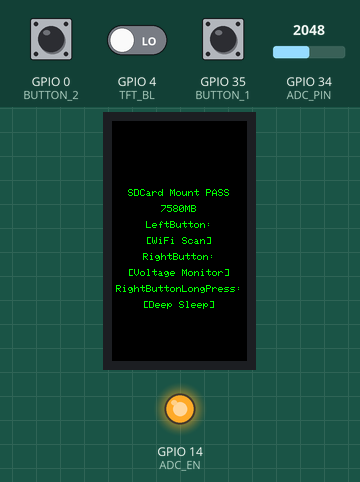
This sketch was run on a simulated ESP32. Parts: 135×240 colour display, output pins drawn as LEDs (lit = HIGH). The inputs (shaded band) are chosen by the test bench; at power-on: GPIO 0 (BUTTON_2) HIGH, GPIO 35 (BUTTON_1) HIGH, GPIO 4 (TFT_BL) LOW, GPIO 34 (ADC_PIN) = 2048. A WiFi scan finds three made-up networks; storage starts empty; what the sketch prints to the serial monitor is not drawn. At 17.2 s the program puts the board to deep sleep or switches it off; the recording ends there.

Above: at 5.6 s.
5.7 s: GPIO 0 (BUTTON_2) pulled LOW for 0.15 s
At 6.5 s:
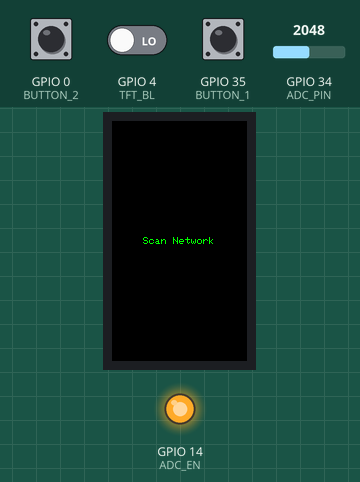
8.8 s: GPIO 35 (BUTTON_1) pulled LOW for 0.15 s
At 10.0 s:
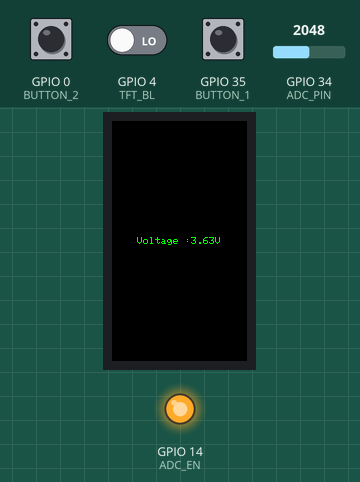
10.4 s: GPIO 0 (BUTTON_2) pulled LOW for 1 s
At 13.1 s:
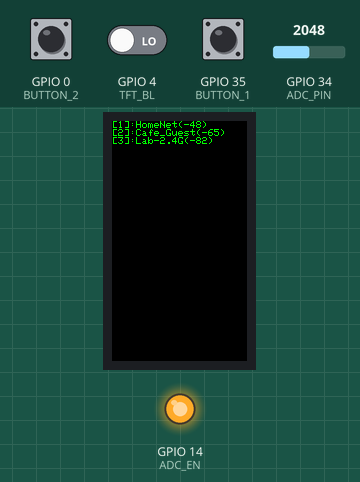
14.1 s: GPIO 35 (BUTTON_1) pulled LOW for 1 s
At 16.2 s:
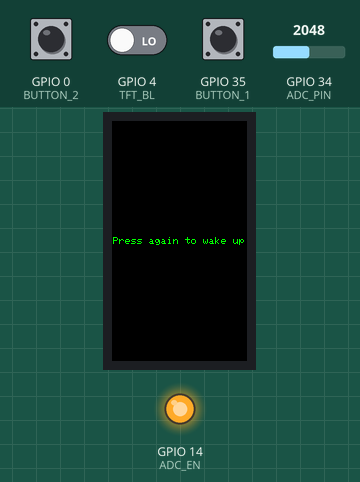
Timing chart, 0 to 17.2 s (numbered marks = the images above; inputs shaded):
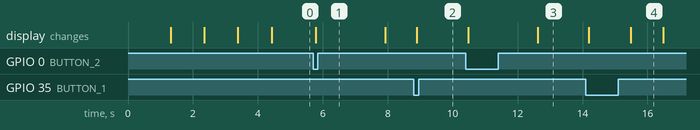

Measured:
- after the input at 5.7 s, the display: changes after 0.08 s (image 1)
- after the input at 8.8 s, the display: changes after 0.09 s (image 2)
- after the input at 10.4 s, the display: first changes after 0.08 s (image 3 shows a later state)
- after the input at 14.1 s, the display: first changes after 0.09 s (image 4 shows a later state)
- what the display in image 4 shows lasts 1.0 s, from 15.5 s to 16.5 s

The sketch:

TFT_display.ino
```cpp
#include <TFT_eSPI.h>
#include <SPI.h>
#include "WiFi.h"
#include <Wire.h>
#include "Button2.h"
#include <esp_adc_cal.h>
#include "bmp.h"

#include "driver/rtc_io.h"


// TFT Pins has been set in the TFT_eSPI library in the User Setup file TTGO_T_Display.h
 #define TFT_MOSI            19
 #define TFT_SCLK            18
 #define TFT_CS              5
 #define TFT_DC              16
 #define TFT_RST             23
 #define TFT_BL              4   // Display backlight control pin


#define ADC_EN              14  //ADC_EN is the ADC detection enable port
#define ADC_PIN             34
#define BUTTON_1            35
#define BUTTON_2            0

TFT_eSPI tft = TFT_eSPI(135, 240); // Invoke custom library
Button2 btn1(BUTTON_1);
Button2 btn2(BUTTON_2);

char buff[512];
int vref = 1100;
int btnCick = false;

#define ENABLE_SPI_SDCARD

//Uncomment will use SDCard, this is just a demonstration,
//how to use the second SPI
#ifdef ENABLE_SPI_SDCARD

#include "FS.h"
#include "SD.h"

SPIClass SDSPI(HSPI);

#define MY_CS       33
#define MY_SCLK     25
#define MY_MISO     27
#define MY_MOSI     26

void setupSDCard()
{
    SDSPI.begin(MY_SCLK, MY_MISO, MY_MOSI, MY_CS);
    //Assuming use of SPI SD card
    if (!SD.begin(MY_CS, SDSPI)) {
        Serial.println("Card Mount Failed");
        tft.setTextColor(TFT_RED);
        tft.drawString("SDCard Mount FAIL", tft.width() / 2, tft.height() / 2 - 32);
        tft.setTextColor(TFT_GREEN);
    } else {
        tft.setTextColor(TFT_GREEN);
        Serial.println("SDCard Mount PASS");
        tft.drawString("SDCard Mount PASS", tft.width() / 2, tft.height() / 2 - 48);
        String size = String((uint32_t)(SD.cardSize() / 1024 / 1024)) + "MB";
        tft.drawString(size, tft.width() / 2, tft.height() / 2 - 32);
    }
}
#else
#define setupSDCard()
#endif


void wifi_scan();

//! Long time delay, it is recommended to use shallow sleep, which can effectively reduce the current consumption
void espDelay(int ms)
{
    esp_sleep_enable_timer_wakeup(ms * 1000);
    esp_sleep_pd_config(ESP_PD_DOMAIN_RTC_PERIPH, ESP_PD_OPTION_ON);
    esp_light_sleep_start();
}

void showVoltage()
{
    static uint64_t timeStamp = 0;
    if (millis() - timeStamp > 1000) {
        timeStamp = millis();
        uint16_t v = analogRead(ADC_PIN);
        float battery_voltage = ((float)v / 4095.0) * 2.0 * 3.3 * (vref / 1000.0);
        String voltage = "Voltage :" + String(battery_voltage) + "V";
        Serial.println(voltage);
        tft.fillScreen(TFT_BLACK);
        tft.setTextDatum(MC_DATUM);
        tft.drawString(voltage,  tft.width() / 2, tft.height() / 2 );
    }
}

void button_init()
{
    btn1.setLongClickHandler([](Button2 & b) {
        btnCick = false;
        int r = digitalRead(TFT_BL);
        tft.fillScreen(TFT_BLACK);
        tft.setTextColor(TFT_GREEN, TFT_BLACK);
        tft.setTextDatum(MC_DATUM);
        tft.drawString("Press again to wake up",  tft.width() / 2, tft.height() / 2 );
        espDelay(6000);
        digitalWrite(TFT_BL, !r);

        tft.writecommand(TFT_DISPOFF);
        tft.writecommand(TFT_SLPIN);
        //After using light sleep, you need to disable timer wake, because here use external IO port to wake up
        esp_sleep_disable_wakeup_source(ESP_SLEEP_WAKEUP_TIMER);
        // esp_sleep_enable_ext1_wakeup(GPIO_SEL_35, ESP_EXT1_WAKEUP_ALL_LOW);
        rtc_gpio_init(GPIO_NUM_14);
        rtc_gpio_set_direction(GPIO_NUM_14, RTC_GPIO_MODE_OUTPUT_ONLY);
        rtc_gpio_set_level(GPIO_NUM_14, 1);
        delay(500);
        esp_sleep_enable_ext0_wakeup(GPIO_NUM_35, 0);
        delay(200);
        esp_deep_sleep_start();
    });
    btn1.setPressedHandler([](Button2 & b) {
        Serial.println("Detect Voltage..");
        btnCick = true;
    });

    btn2.setPressedHandler([](Button2 & b) {
        btnCick = false;
        Serial.println("btn press wifi scan");
        wifi_scan();
    });
}

void button_loop()
{
    btn1.loop();
    btn2.loop();
}

void wifi_scan()
{
    tft.setTextColor(TFT_GREEN, TFT_BLACK);
    tft.fillScreen(TFT_BLACK);
    tft.setTextDatum(MC_DATUM);
    tft.setTextSize(1);

    tft.drawString("Scan Network", tft.width() / 2, tft.height() / 2);

    WiFi.mode(WIFI_STA);
    WiFi.disconnect();
    delay(100);

    int16_t n = WiFi.scanNetworks();
    tft.fillScreen(TFT_BLACK);
    if (n == 0) {
        tft.drawString("no networks found", tft.width() / 2, tft.height() / 2);
    } else {
        tft.setTextDatum(TL_DATUM);
        tft.setCursor(0, 0);
        Serial.printf("Found %d net\n", n);
        for (int i = 0; i < n; ++i) {
            sprintf(buff,
                    "[%d]:%s(%d)",
                    i + 1,
                    WiFi.SSID(i).c_str(),
                    WiFi.RSSI(i));
            tft.println(buff);
        }
    }
    // WiFi.mode(WIFI_OFF);
}

void setup()
{
    Serial.begin(115200);
    Serial.println("Start");

    /*
    ADC_EN is the ADC detection enable port
    If the USB port is used for power supply, it is turned on by default.
    If it is powered by battery, it needs to be set to high level
    */
    pinMode(ADC_EN, OUTPUT);
    digitalWrite(ADC_EN, HIGH);

    tft.init();
    tft.setRotation(1);
    tft.fillScreen(TFT_BLACK);
    tft.setTextSize(2);
    tft.setTextColor(TFT_GREEN);
    tft.setCursor(0, 0);
    tft.setTextDatum(MC_DATUM);
    tft.setTextSize(1);

    /*
    if (TFT_BL > 0) {                           // TFT_BL has been set in the TFT_eSPI library in the User Setup file TTGO_T_Display.h
        pinMode(TFT_BL, OUTPUT);                // Set backlight pin to output mode
        digitalWrite(TFT_BL, TFT_BACKLIGHT_ON); // Turn backlight on. TFT_BACKLIGHT_ON has been set in the TFT_eSPI library in the User Setup file TTGO_T_Display.h
    }
    */

    tft.setSwapBytes(true);
    tft.pushImage(0, 0,  240, 135, ttgo);
    espDelay(5000);


    tft.setRotation(0);
    tft.fillScreen(TFT_RED);
    espDelay(1000);
    tft.fillScreen(TFT_BLUE);
    espDelay(1000);
    tft.fillScreen(TFT_GREEN);
    espDelay(1000);

    button_init();

    esp_adc_cal_characteristics_t adc_chars;
    esp_adc_cal_value_t val_type = esp_adc_cal_characterize(ADC_UNIT_1, ADC_ATTEN_DB_11, ADC_WIDTH_BIT_12, 1100, &adc_chars);    //Check type of calibration value used to characterize ADC
    if (val_type == ESP_ADC_CAL_VAL_EFUSE_VREF) {
        Serial.printf("eFuse Vref:%u mV", adc_chars.vref);
        vref = adc_chars.vref;
    } else if (val_type == ESP_ADC_CAL_VAL_EFUSE_TP) {
        Serial.printf("Two Point --> coeff_a:%umV coeff_b:%umV\n", adc_chars.coeff_a, adc_chars.coeff_b);
    } else {
        Serial.println("Default Vref: 1100mV");
    }


    tft.fillScreen(TFT_BLACK);
    tft.setTextDatum(MC_DATUM);

    setupSDCard();


    tft.drawString("LeftButton:", tft.width() / 2, tft.height() / 2 - 16);
    tft.drawString("[WiFi Scan]", tft.width() / 2, tft.height() / 2 );
    tft.drawString("RightButton:", tft.width() / 2, tft.height() / 2 + 16);
    tft.drawString("[Voltage Monitor]", tft.width() / 2, tft.height() / 2 + 32 );
    tft.drawString("RightButtonLongPress:", tft.width() / 2, tft.height() / 2 + 48);
    tft.drawString("[Deep Sleep]", tft.width() / 2, tft.height() / 2 + 64 );
    tft.setTextDatum(TL_DATUM);
}

void loop()
{
    if (btnCick) {
        showVoltage();
    }
    button_loop();
}
```

Source omitted: bmp.h (data table, 313599 bytes)
